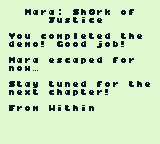

A level layout from a 2D game, rendered from its tile map. Below: a short description, then the map file with its tile-grid data intact:
An orthogonal 20x18 tile map with 8x8 px tiles, 1 tile layer (Tile Layer 1).

<map version="1.4" tiledversion="1.4.3" orientation="orthogonal" renderorder="right-down" width="20" height="18" tilewidth="8" tileheight="8" infinite="0" nextlayerid="2" nextobjectid="1">
 <tileset firstgid="1" source="ascii.tsx" />
 <layer id="1" name="Tile Layer 1" width="20" height="18">
  <data encoding="csv">
1,1,1,1,1,1,1,1,1,1,1,1,1,1,1,1,1,1,1,1,
1,1,1,46,66,83,66,27,1,52,73,17,83,76,1,80,71,1,1,1,
1,1,1,1,1,1,43,86,84,85,74,68,70,1,1,1,1,1,1,1,
1,1,1,1,1,1,1,1,1,1,1,1,1,1,1,1,1,1,1,1,
1,58,80,86,1,68,80,78,81,77,70,85,70,69,1,85,73,70,1,1,
1,69,70,78,80,2,1,40,80,80,69,1,75,80,67,2,1,1,1,1,
1,1,1,1,1,1,1,1,1,1,1,1,1,1,1,1,1,1,1,1,
1,46,66,83,66,1,70,84,68,66,81,70,69,1,71,80,83,1,1,1,
1,79,80,88,102,1,1,1,1,1,1,1,1,1,1,1,1,1,1,1,
1,1,1,1,1,1,1,1,1,1,1,1,1,1,1,1,1,1,1,1,
1,52,85,66,90,1,85,86,79,70,69,1,71,80,83,1,85,73,70,1,
1,79,70,89,85,1,68,73,66,81,85,70,83,2,1,1,1,1,1,1,
1,1,1,1,1,1,1,1,1,1,1,1,1,1,1,1,1,1,1,1,
1,39,83,80,78,1,56,74,85,73,74,79,1,1,1,1,1,1,1,1,
1,1,1,1,1,1,1,1,1,1,1,1,1,1,1,1,1,1,1,1,
1,1,1,1,1,1,1,1,1,1,1,1,1,1,1,1,1,1,1,1,
1,1,1,1,1,1,1,1,1,1,1,1,1,1,1,1,1,1,1,1,
1,1,1,1,1,1,1,1,1,1,1,1,1,1,1,1,1,1,1,1
</data>
 </layer>
</map>